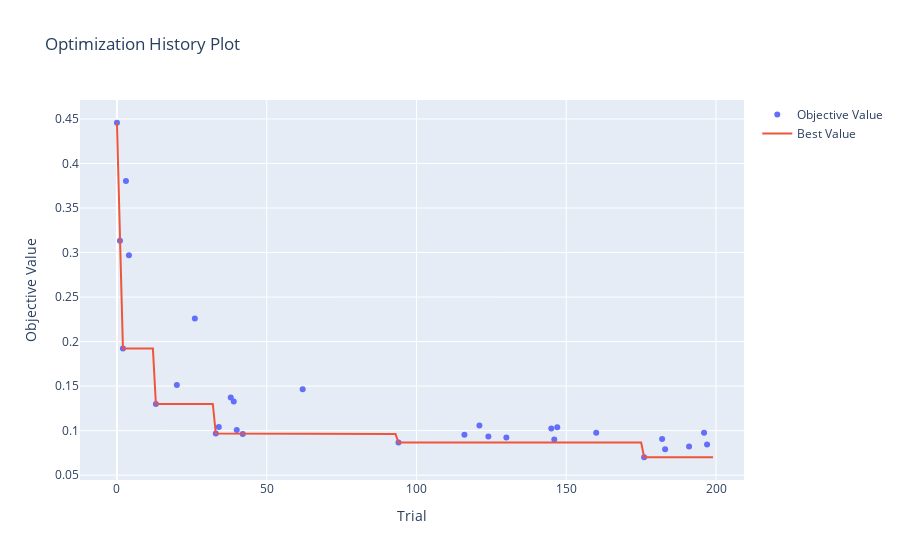

Notebook code for this chart:
### Code cell
# History of optimization

optuna.visualization.plot_optimization_history(study)

### Figure 1 — Plotly figure (JSON) as saved in the notebook; plotly's stock layout.template omitted (floating-point values rounded to 4 significant figures; data arrays with more than 128 entries replaced by an {"elided": "..."} marker saying what was removed)
{"data": [{"mode": "markers", "name": "Objective Value", "type": "scatter", "x": [0, 1, 2, 3, 4, 13, 20, 26, 33, 34, 38, 39, 40, 42, 62, 94, 116, 121, 124, 130, 145, 146, 147, 160, 176, 182, 183, 191, 196, 197], "y": [0.4457, 0.3133, 0.1924, 0.3805, 0.2971, 0.1299, 0.1512, 0.2258, 0.09677, 0.1042, 0.1371, 0.1327, 0.1006, 0.09606, 0.1464, 0.08669, 0.09528, 0.1057, 0.09344, 0.09223, 0.1024, 0.09, 0.1039, 0.09771, 0.07009, 0.09048, 0.07914, 0.08218, 0.09761, 0.0845]}, {"mode": "lines", "name": "Best Value", "type": "scatter", "x": {"elided": "200 int values"}, "y": {"elided": "200 float values"}}, {"marker": {"color": "#cccccc"}, "mode": "markers", "name": "Infeasible Trial", "showlegend": false, "type": "scatter", "x": [], "y": []}], "layout": {"title": {"text": "Optimization History Plot"}, "xaxis": {"title": {"text": "Trial"}}, "yaxis": {"title": {"text": "Objective Value"}}}}
